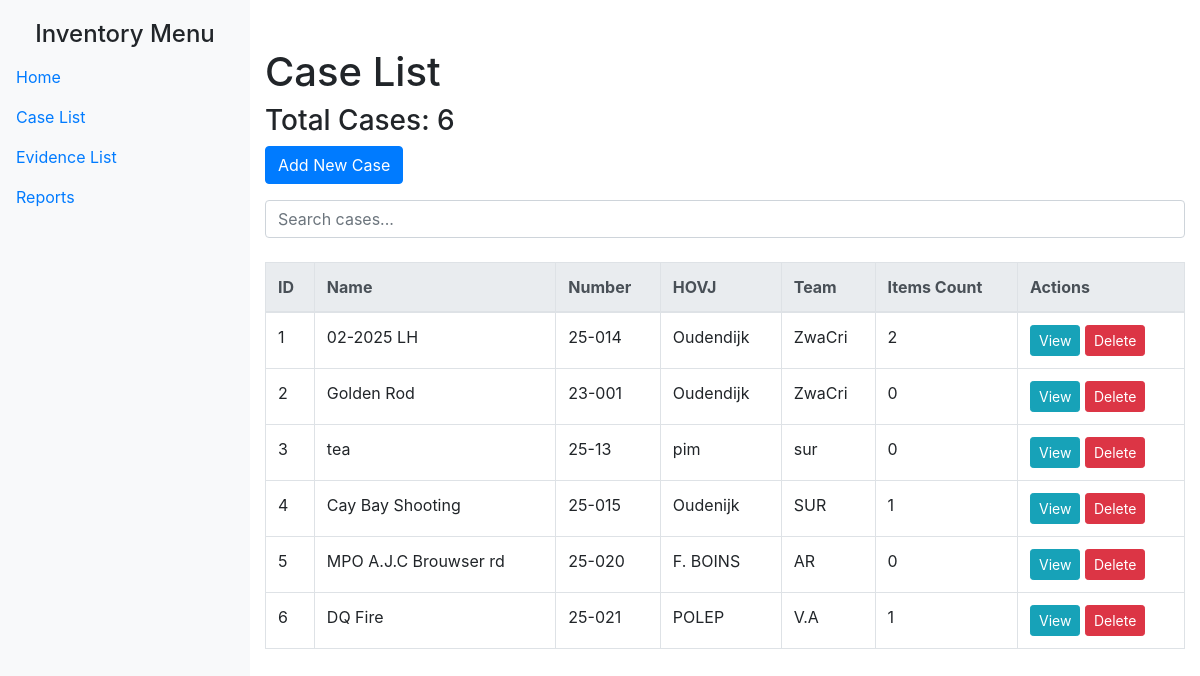
The app's page /case/ with its own data.
### inventory/models.py (models this page shows, shortened)
class Case(models.Model):
    name = models.CharField(max_length=255)
    number = models.CharField(max_length=100)
    hovj = models.CharField(max_length=255)
    team = models.CharField(max_length=255)

### inventory/views.py (the view)
# urls.py: path('case/', views.case_list, name='case_list'),
def case_list(request):
    cases = Case.objects.annotate(item_count=Count('evidences'))
    total_cases = cases.count()
    return render(request, 'inventory/case_list.html', {'cases': cases, 'total_cases': total_cases})

### inventory/templates/inventory/case_list.html (shortened to what this page needs)
<!DOCTYPE html>
<html lang="en">
<head>
    <link rel="stylesheet" href="https://stackpath.bootstrapcdn.com/bootstrap/4.5.2/css/bootstrap.min.css">
</head>
<body>
    <div class="sidebar bg-light">
        <h4 class="text-center">Inventory Menu</h4>
        <ul class="nav flex-column">
            <li class="nav-item">
                <a class="nav-link active" href="{% url 'home' %}">Home</a>
            </li>
            <li class="nav-item">
                <a class="nav-link" href="{% url 'case_list' %}">Case List</a>
            </li>
            <li class="nav-item">
                <a class="nav-link" href="{% url 'evidence_list' %}">Evidence List</a>
            </li>
            <li class="nav-item">
                <a class="nav-link" href="{% url 'reports' %}">Reports</a>
            </li>
        </ul>
    </div>
    <div class="content">
        <div class="container">
            <h1 class="mt-5">Case List</h1>
            <h3>Total Cases: {{ total_cases }}</h3>
            <div class="mb-3">
                <a href="{% url 'add_case' %}" class="btn btn-primary">Add New Case</a>
            </div>
            <div class="mb-4">
                <input type="text" id="search" class="form-control" placeholder="Search cases..." aria-label="Search cases">
            </div>
            <table class="table table-bordered" id="caseTable">
                <thead class="thead-light">
                    <tr>
                        <th>ID</th>
                        <th>Name</th>
                        <th>Number</th>
                        <th>HOVJ</th>
                        <th>Team</th>
                        <th>Items Count</th>  <!-• New column for items count -->
                        <th>Actions</th>
                    </tr>
                </thead>
                <tbody>
                    {% for case in cases %}
                    <tr>
                        <td>{{ forloop.counter }}</td>
                        <td>{{ case.name }}</td>
                        <td>{{ case.number }}</td>
                        <td>{{ case.hovj }}</td>
                        <td>{{ case.team }}</td>
                        <td>{{ case.item_count }}</td>  <!-• Display the count of items -->
                        <td>
                            <a href="{% url 'case_detail' case.id %}" class="btn btn-info btn-sm">View</a>
                            <a href="{% url 'delete_case' case.id %}" class="btn btn-danger btn-sm">Delete</a>
                        </td>
                    </tr>
                    {% empty %}
                    <tr>
                        <td colspan="7" class="text-center">No cases found.</td>
                    </tr>
                    {% endfor %}
                </tbody>
            </table>
        </div>
    </div>
</body>
</html>

### inventory/templates/inventory/case_list.html (style rules this page uses)
body { overflow-x: hidden; }
.sidebar { height: 100vh; position: fixed; top: 0; left: 0; z-index: 100; padding-top: 20px; width: 250px; }
.content { margin-left: 250px; }

### records on screen
Case: name "02-2025 LH", number "25-014", hovj "Oudendijk", team "ZwaCri", item_count "2"
Case: name "Golden Rod", number "23-001", hovj "Oudendijk", team "ZwaCri", item_count "0"
Case: name "tea", number "25-13", hovj "pim", team "sur", item_count "0"
Case: name "Cay Bay Shooting", number "25-015", hovj "Oudenijk", team "SUR", item_count "1"
Case: name "MPO A.J.C Brouwser rd", number "25-020", hovj "F. BOINS", team "AR", item_count "0"
Case: name "DQ Fire", number "25-021", hovj "POLEP", team "V.A", item_count "1"

### other values on screen
{{ total_cases }} "6"
